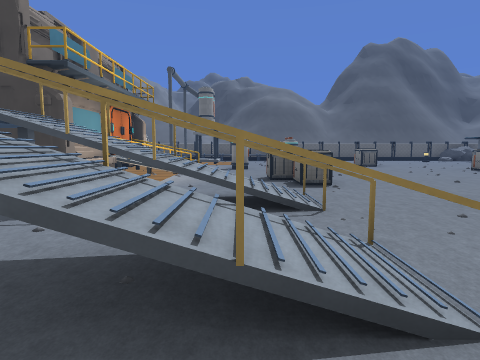
view 1 (above)

24 first-person views from a walk through a Godot game level. The camera is 1.5 m above the floor, tilts 6° down and sees 75° across. The floor is counted in squares, 2 m on a side. Each view is taken from the middle of a square. On the plan, view 1 faces up. The plan holds only what a view shows up to about 10 squares ahead; the rest is blank. The place goes on beyond the plan. Some surface patterns are stand-ins.

view 2
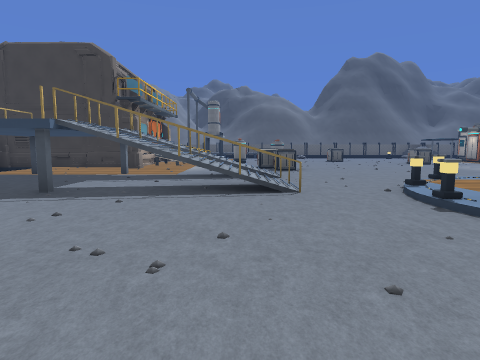

view 3
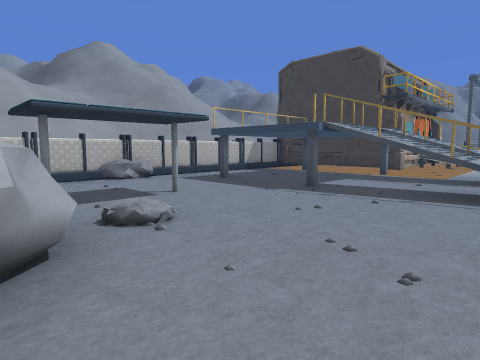

view 4
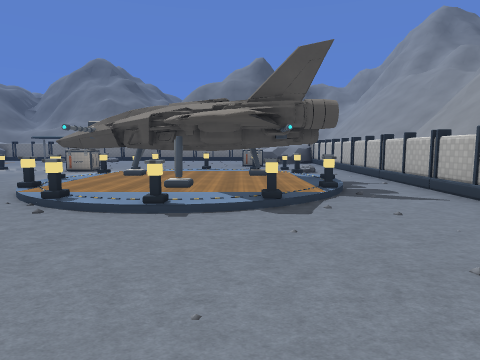

view 5
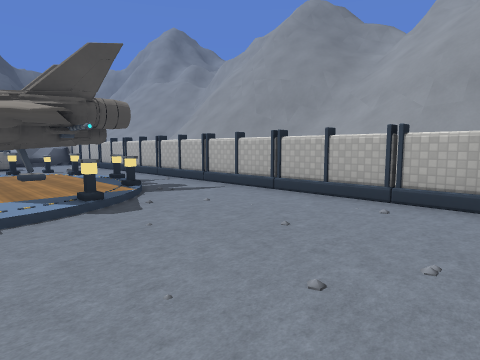

view 6
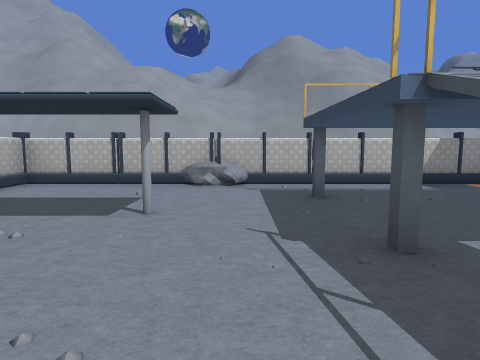

view 7
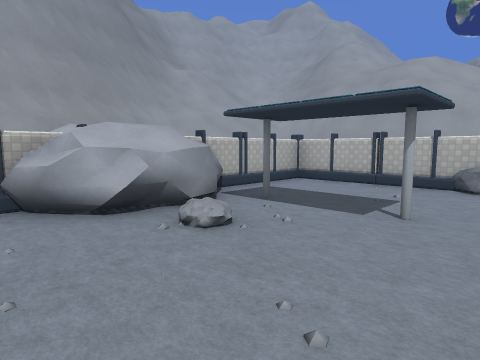

view 8
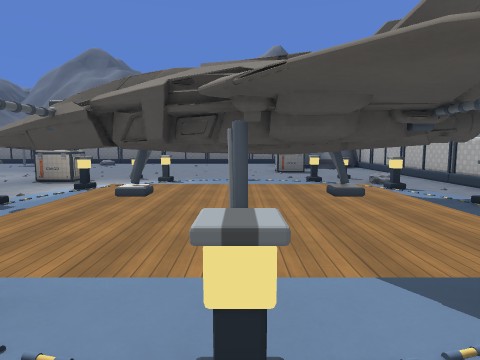

view 9
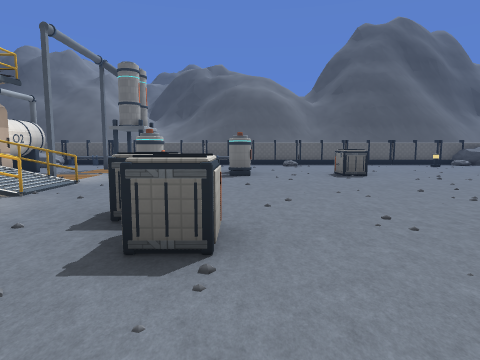

view 10
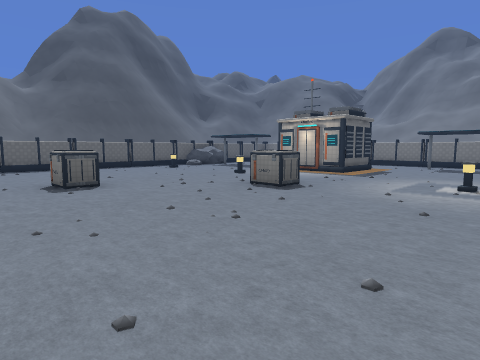

view 11
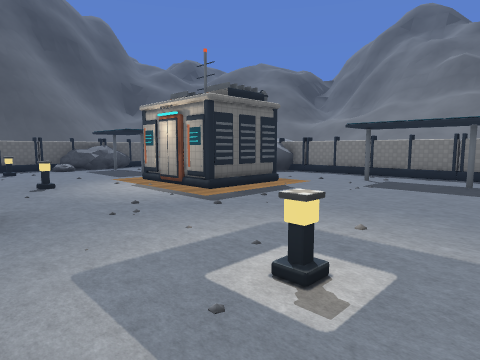

view 12
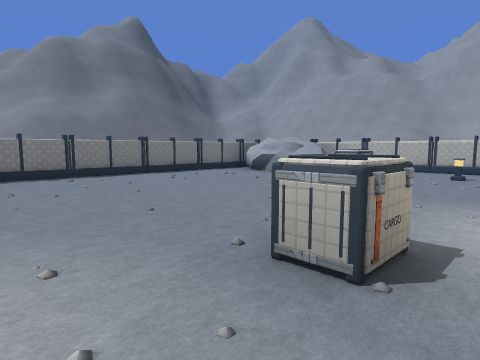

view 13
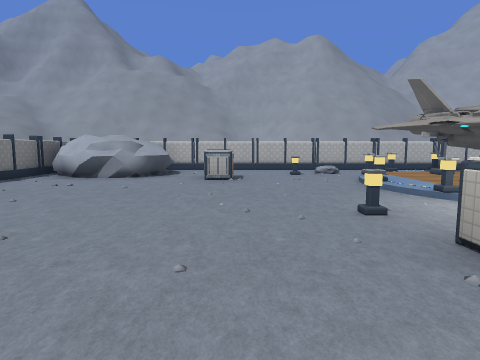

view 14
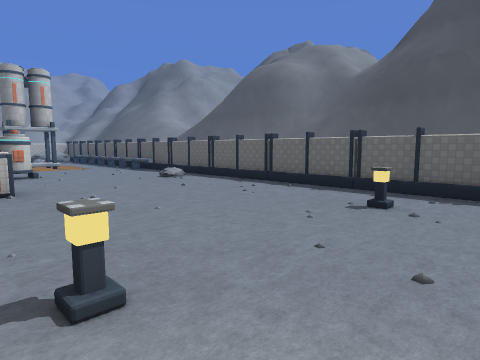

view 15
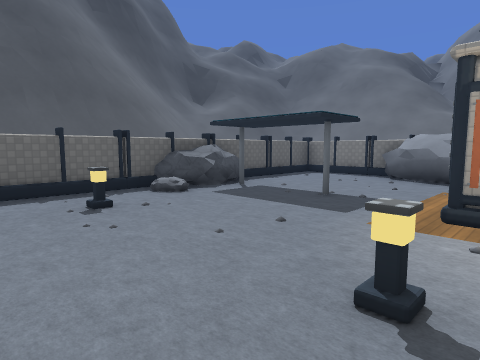

view 16
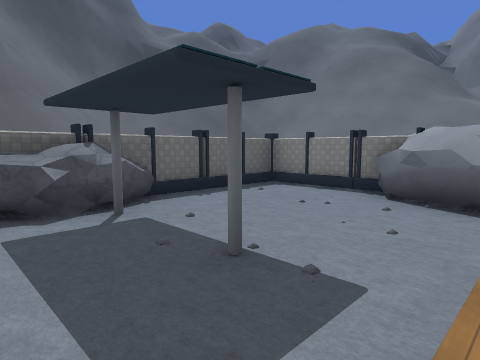

view 17
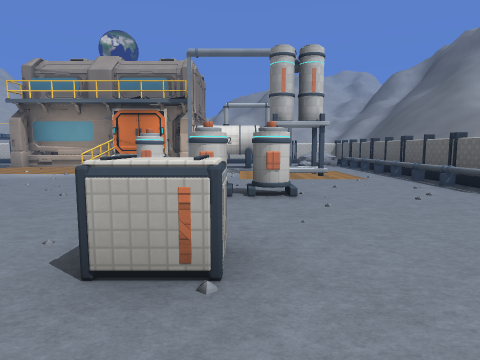

view 18
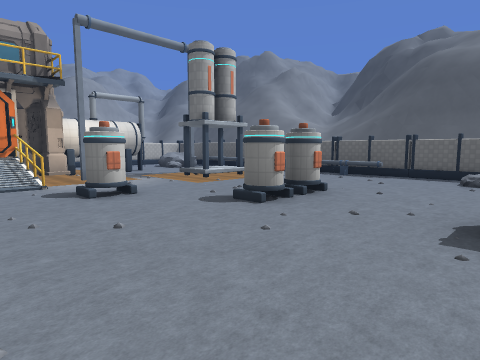

view 19
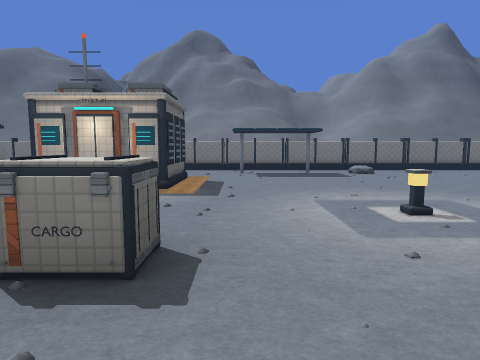

view 20
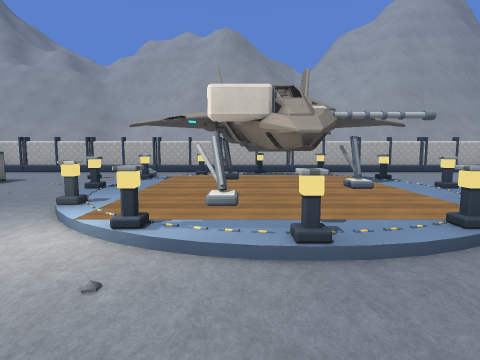

view 21
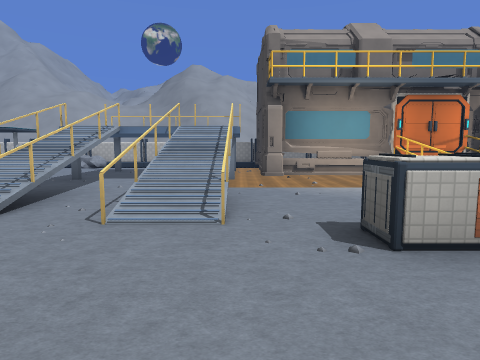

view 22
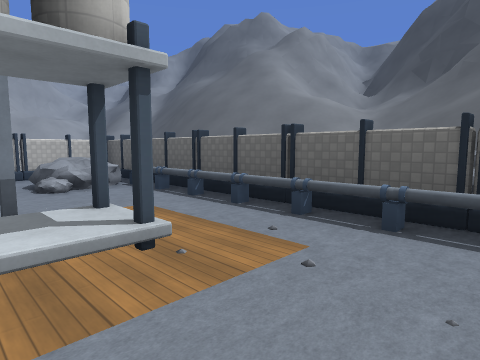

view 23
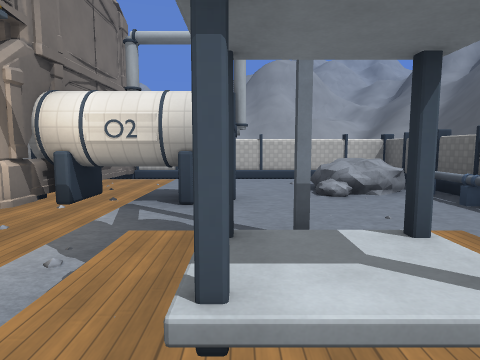

view 24
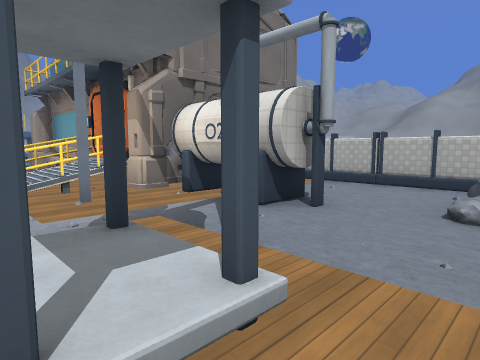

### Floor plan
Key: @ floor where view 1 was taken; # wall or solid block; x gap in a wall; . main floor; : floor 0.25 m higher than the main floor; / step, stairs or slope; = window, fence, low wall or low ledge; ^ raised ledge; A valve; C crate; T thing the floor can be seen under or through; L lamp; R rock; B barrel; O other object.
Columns run from 9 left of view 1 to 17 right of it. Each row starts with its distance up from view 1.
 19         O#
 18   ^  ^^^OO^^^^##^^^^RRR###
 17  #.R########........RRR...^
 16  #.RR.............L.......#
 15  #.....##............#...##
 14  #.....##..A.............#
 13  #..##.....A..C..........#
 12  #..##........C...L..#   ^^
 11  ######..B...........##...#
 10      #//.A.......C........#
  9      #//................#.#
  8      #....C...............#
  7    = #....C.......L.....#.#
  6   #####...CC..............#
  5  ^....#####...............#
  4  ^.....####.......C.......#
  3  ^............L...........
  2  #.....TTT#./L##L/L.......#
  1  #.#...TTTT.L:##:L........
  0 ^R.......@..Lx##:L........#
 -1  R..#.......L:##:L..C.....#
 -2  ^........../L##L/..CC^^^.#
 -3  ^...##.......L../L...^  ##
 -4  #...###...............  #
 -5   ^^## #^#^^##^^^^#####

Positions as (right, up) in squares from view 1, and headings:
1: (0, 0), facing up
2: (0, -4), facing up
3: (0, -4), facing up-left
4: (-1, -1), facing right
5: (-1, 0), facing down-right
6: (-1, 0), facing left
7: (-1, 0), facing down-left
8: (2, 0), facing right
9: (2, 4), facing up
10: (3, 6), facing up-right
11: (8, 6), facing up-right
12: (8, 6), facing down-right
13: (11, 6), facing down
14: (11, 12), facing up-left
15: (8, 12), facing up-right
16: (11, 13), facing up-right
17: (7, 13), facing left
18: (5, 9), facing up-left
19: (6, 9), facing right
20: (6, 5), facing down
21: (4, 5), facing left
22: (1, 14), facing up-left
23: (0, 14), facing left
24: (-1, 16), facing down-left
